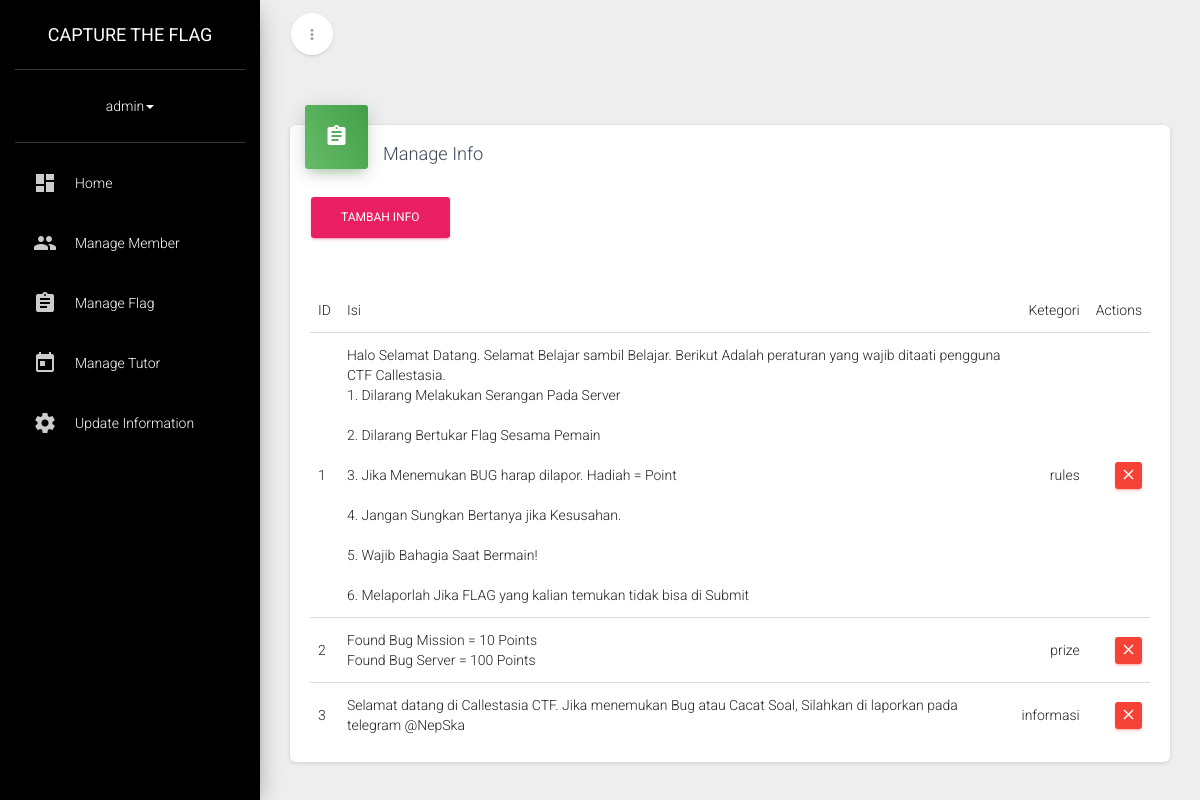
/admin/manage-info.php (signed in), run on the app's committed database.
### tables this page shows
CREATE TABLE `posted` (
  `id` int(11) NOT NULL,
  `isi` text NOT NULL,
  `kategori_id` int(11) NOT NULL
);

### modules/db.class.php (called while the page is built, shortened)
<?php
class Database
{
	public function search_posted_by_id($id){
		$search = mysql_query("SELECT * FROM `kategori` WHERE `id` = '$id'");
		$search = mysql_fetch_array($search);
		return $search['nama_kategori'];
	}
	public function tampilkan_info_list(){
		$action = mysql_query("SELECT * FROM `posted`");
		while ($row = mysql_fetch_array($action)) {
			$posted[] = array(
				'id' 			=> $row['id'],
				'isi' 			=> $row['isi'],
				'kategori'		=> $this->search_posted_by_id($row['kategori_id']),
			);
		}
		return $posted;
	}
}

### admin/manage-info.php (the view, shortened to what this page needs)
<?php
require_once('../modules/db.class.php');
$Modules = new Modules;$Modules->isAdmin();
$Database = new Database;
?>
<!DOCTYPE html>
<html>
<head>
<?= $Modules->header("Manage Info");?>
</head>
<body>
	<div class="wrapper">
	<?= $Modules->slideMenu();?>
	<div class="main-panel">
		<nav class="navbar navbar-transparent navbar-absolute">
			<div class="container-fluid">
				<div class="navbar-minimize">
					<button id="minimizeSidebar" class="btn btn-round btn-white btn-fill btn-just-icon">
						<i class="material-icons visible-on-sidebar-regular">more_vert</i>
					</button>
				</div>
			</div>
		</nav>
		<div class="content">
			<div class="container-fluid">
				<div class="row">
					<div class="col-md-12">
											<div class="card">
						<div class="card-header card-header-icon" data-background-color="green">
							<i class="material-icons">assignment</i>
						</div>
						<div class="card-content">
							<h4 class="card-title">Manage Info</h4>
							<div class="row">
								<div class="col-md-12">
								<a href="tambahinfo" class="btn btn-rose" role="button">Tambah Info</a>
									<div class="table-responsive table-sales">
										<table class="table">
											<tbody>
												<tr>
													<td>ID</td>
													<td>Isi</td>
													<td class="text-right">Ketegori</td>
													<td class="text-right">Actions</td>
												</tr>
												<?php
													$datarray   = $Database->tampilkan_info_list();
													foreach ($datarray as $key => $data) {?>
														<tr>
															<td><?= ($key+1); ?></td>
															<td><?= $data['isi']; ?></td>
															<td class="text-right"><?= $data['kategori']; ?></td>
															<td class="td-actions text-right">
																<a href="delete/<?= $data['id']; ?>/info" class="btn btn-danger" role="button"><i class="material-icons">close</i></a>
															</td>
														</tr>
													<?php
													}
												?>
											</tbody>
										</table>
									</div>
								</div>
							</div>
						</div>
					</div>
					</div>
				</div>
			</div>
		</div>
	</div>
	</div>
</body>
</html>

### data on the page
posted: isi "Found Bug Mission = 10 Points Found Bug Server = 100 Points", kategori "prize"
posted: isi "Selamat datang di Callestasia CTF. Jika menemukan Bug atau Cacat Soal, Silahkan di laporkan pada telegram @NepSka", kategori "informasi"

### other printed values
$_SESSION['username'] "admin"
$data['kategori'] "rules"
